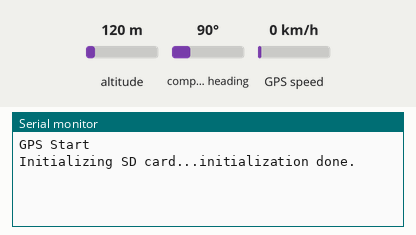
Simulated run of this sketch. Board: STM32 Nucleo. On the bench: the last lines printed to the serial monitor. The test bench sets the inputs (shaded band); at power-on: altitude 120 m, GPS speed 0 km/h, compass heading 90°. Storage starts empty; the GPS gets a fix after 3 s at 37.7749, -122.4194 with 8 satellites.

Above: at 1.2 s.
1.3 s: altitude set to 20 m
4.9 s: GPS speed set to 2 km/h
At 5.7 s:
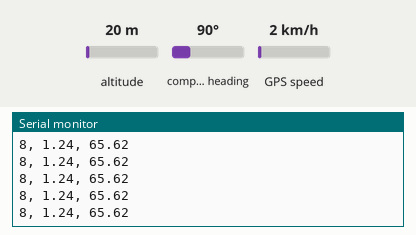
6.4 s: altitude set to 250 m
At 7.5 s:
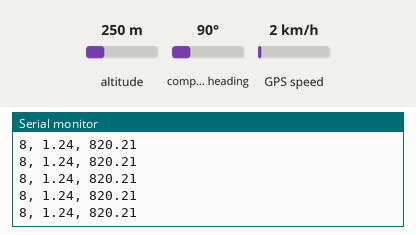

The sketch:

EVK-M8N_Arduino.ino
```cpp
/* This code is for the Polaris Sr. Project. Used with Arduino Uno and STM32 Nucleo L476RG
 *
 *  This is edited code from LessonStudio
 *  https://github.com/LessonStudio/Arduino_GPS/blob/master/Arduino_GPS.ino
 *
 *  SD card attached to SPI bus as follows:
 ** MOSI - Uno pin 11 -> PA7
 ** MISO - Uno pin 12 -> PA6
 ** CLK - Uno pin 13 -> PA5
 ** CS - Uno pin 10 -> PB6 (STM32 Nucleo L476RG)
 *
 *  created 01/2020
 *  by Daniel Hirst
 *  Last edited: 02/27/20
 */
#include "TinyGPS++.h"
#include "SoftwareSerial.h"
#include <SPI.h>
#include <SD.h>

File gps_csv; //creating an object named gps_csv in the class named file.

//// For the Uno
//SoftwareSerial serial_connection(10, 11); //RX=pin 10, TX=pin 11

// For the STM32 Nucleo-L476RG added by Daniel
HardwareSerial Serial1(PA10, PA9); //RX=pin PA10, TX=pin PA9


TinyGPSPlus gps;//This is the GPS object that will pretty much do all the grunt work with the NMEA data
void setup()
{
  Serial.begin(9600);//This opens up communications to the Serial monitor in the Arduino IDE
  Serial1.begin(9600);//This opens up communications to the GPS
  Serial.println("GPS Start");//Just show to the monitor that the sketch has started

  //Begining of SD card set up and test
  while (!Serial)
  {
    ; // wait for serial port to connect. Needed for native USB port only
  }


  Serial.print("Initializing SD card...");

  if (!SD.begin(PB6))
  {
    Serial.println("initialization failed!");
    while (1);
  }
  Serial.println("initialization done.");

  //Open SD file called test.csv
  gps_csv = SD.open("test.csv", FILE_WRITE);
  //name each of the col with units
  gps_csv.println("Satalite Count, Speed MPH, Altitude feet");
  gps_csv.close();
}

void loop()
{
  while(Serial1.available())//While there are characters to come from the GPS
  {
    gps.encode(Serial1.read());//This feeds the serial NMEA data into the library one char at a time
  }
  if(gps.location.isUpdated()) //This will pretty much be fired all the time anyway but will at least reduce it to only after a package of NMEA data comes in
  {
      //Get the latest info from the gps object which it derived from the data sent by the GPS unit and print to the Arduino Serial Monitor.

    Serial.print(gps.satellites.value());
    Serial.print(", ");
    Serial.print(gps.speed.mph());
    Serial.print(", ");
    Serial.println(gps.altitude.feet());

    //  For writing to SD card

    //Open SD file called test.csv
    gps_csv = SD.open("test.csv", FILE_WRITE);

    if (gps_csv)
    {
      gps_csv.print(gps.satellites.value());
      gps_csv.print(", ");
      gps_csv.print(gps.speed.mph());
      gps_csv.print(", ");
      gps_csv.println(gps.altitude.feet());
      //close the file to ensure it is saved to the SD card
      gps_csv.close();
     }
     else
     {
      // if the file didn't open, print an error:
      Serial.println("error opening test.csv");
     }
     // re-open the file for reading:
//  gps_csv = SD.open("test.csv");
//  if (gps_csv)
//  {
//    Serial.println("test.csv: has been successfully reopened to read the csv.");
//
//    // read from the file until there's nothing else in it:
//    while (gps_csv.available())
//    {
//      Serial.write(gps_csv.read());
//    }
//    // close the file:
//    gps_csv.close();
//  }
//  else
//  {
//    // if the file didn't open, print an error:
//    Serial.println("error opening test.txt");
//  }
  }
}
```

Measured:
- after the input at 4.9 s, the serial monitor: prints a new line after 0.17 s (image 1)
- after the input at 6.4 s, the serial monitor: prints a new line after 0.68 s (image 2)
